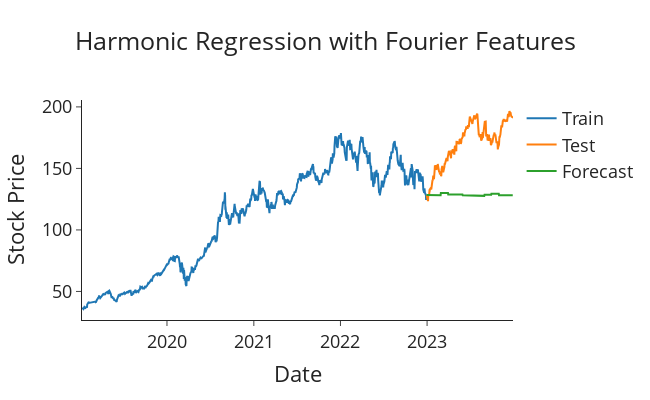

The notebook cell saved with this chart:
### Markdown cell above
## 🎵 Harmonic Regression with Fourier Features

Harmonic regression models seasonal patterns using a combination of **sine and cosine waves** (Fourier terms). This technique is particularly useful for time series data with **cyclical** or **periodic** structures.

In this section, we integrate Fourier-transformed features with an **Auto-ARIMA** model to capture smooth seasonal components in the data.

---

### 🛠️ Steps

1. **Generate Fourier Features**
   - For each order from 1 to 9, compute corresponding sine and cosine terms using:
     \[
     \text{sin}\left(2\pi \cdot \text{order} \cdot \frac{\text{month}}{12}\right), \quad
     \text{cos}\left(2\pi \cdot \text{order} \cdot \frac{\text{month}}{12}\right)
     \]
   - These features model repeating seasonal cycles.

2. **Prepare Data**
   - Apply Box-Cox transformation to stabilize variance.
   - Split the data into train and test sets (80/20 split).
   - Identify Fourier features using column name patterns.

3. **Modeling with Auto-ARIMA**
   - Fit an Auto-ARIMA model using Fourier features as external regressors (`X`).
   - Disable seasonality (`seasonal=False`) since seasonality is captured by Fourier terms.
   - Use `aicc` as the information criterion for model selection.

4. **Forecast and Inverse Transform**
   - Generate predictions on the test set.
   - Apply inverse Box-Cox to recover actual scale.
   - Visualize predicted vs. actual values.

---

### ✅ Strengths

- Excellent for **cyclical patterns** and **smooth seasonal effects**
- Flexible — number of harmonics (Fourier terms) can be tuned
- Works with traditional linear models like ARIMA

---

### ⚠️ Limitations for Stock Data

- Assumes **periodic structure**, which stock prices typically lack
- Stock returns are often **non-stationary, volatile, and noisy**
- Fourier terms cannot capture **sudden shifts**, **jumps**, or **volatility clustering**
- Linear assumptions in ARIMA and Box-Cox transformation may not hold

> 🔍 As shown in the forecast plot, the model tends to produce **flat predictions** when applied to financial data lacking seasonality.

---

Let me know if you’d like a version of this using Prophet or generalized additive models (GAM)!

### Code cell
# Harmonic Regression

# Build auto-ARIMA model with fourier features


df_fourier = df.copy()

# Get fourier features
for order in range(1, 10):
    df_fourier[f'fourier_sin_order_{order}'] = np.sin(2 * np.pi * order * df_fourier['month_num'] / 12)
    df_fourier[f'fourier_cos_order_{order}'] = np.cos(2 * np.pi * order * df_fourier['month_num'] / 12)

# name of fourier features
fourier_features = [i for i in list(df_fourier) if i.startswith('fourier')]

# Split train and test
train_fourier = df_fourier.iloc[:-int(len(df_fourier) * 0.2)]
test_fourier = df_fourier.iloc[-int(len(df_fourier) * 0.2):]

model_harmonic = pm.auto_arima(train_fourier['y_boxcox'],
                      X=train_fourier[fourier_features],
                      seasonal=False,
                      stepwise=True,
                      suppress_warnings=True,
                      max_order=None,
                      information_criterion='aicc',
                      error_action="ignore")

# Get the forecasts and apply inverse box-cox transform
boxcox_forecasts = model_harmonic.predict(n_periods=len(test_fourier), X=test_fourier[fourier_features])
forecasts_harmonic = inv_boxcox(boxcox_forecasts, lam)

# Plot the forecasts
plot_forecasts(forecasts_harmonic, 'Harmonic Regression with Fourier Features')

### Figure 1 — Plotly figure (JSON) as saved in the notebook; plotly's stock layout.template omitted (floating-point values rounded to 4 significant figures; data arrays with more than 128 entries replaced by an {"elided": "..."} marker saying what was removed)
{"data": [{"name": "Train", "type": "scatter", "x": {"elided": "1003 str values"}, "y": {"elided": "1003 float values"}}, {"name": "Test", "type": "scatter", "x": {"elided": "251 str values"}, "y": {"elided": "251 float values"}}, {"name": "Forecast", "type": "scatter", "x": {"elided": "251 str values"}, "y": {"elided": "250 float values"}}], "layout": {"font": {"size": 18}, "height": 400, "title": {"text": "Harmonic Regression with Fourier Features", "x": 0.5}, "width": 650, "xaxis": {"title": {"text": "Date"}}, "yaxis": {"title": {"text": "Stock Price"}}}}
